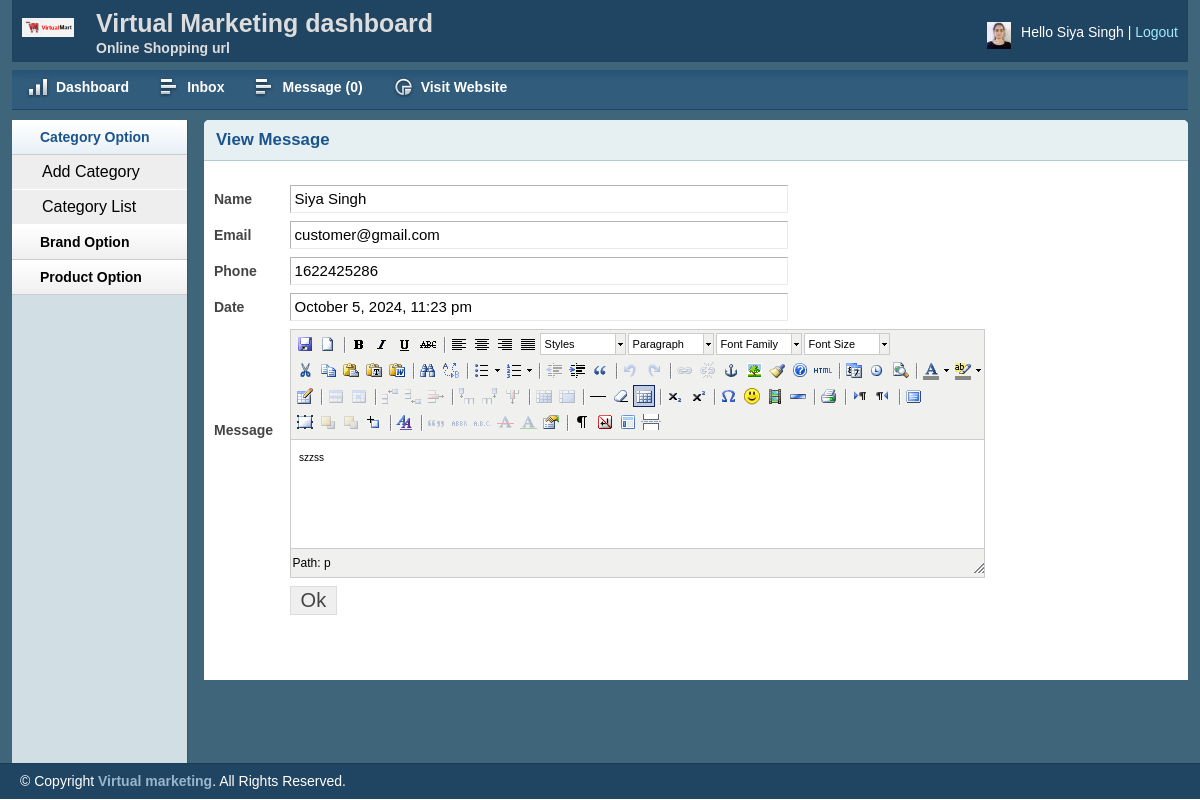
Page /admin/viewmsg.php?msgid=2 (signed in) on the committed database.
### tables this page shows
CREATE TABLE `tbl_contact` (
  `id` int(11) NOT NULL,
  `name` varchar(255) NOT NULL,
  `email` varchar(255) NOT NULL,
  `contact` varchar(255) NOT NULL,
  `message` text NOT NULL,
  `status` int(11) NOT NULL DEFAULT '0',
  `date` timestamp NOT NULL DEFAULT CURRENT_TIMESTAMP
);

### lib/Database.php (called while the page is built, shortened)
<?php
Class Database{
 public $host   = DB_HOST;
 public $user   = DB_USER;
 public $pass   = DB_PASS;
 public $dbname = DB_NAME;
 public $link;
private function connectDB(){
 $this->link = new mysqli($this->host, $this->user, $this->pass,
  $this->dbname);
 }
public function select($query){
  $result = $this->link->query($query) or
   die($this->link->error.__LINE__);
  if($result->num_rows > 0){
    return $result;
  } else {
    return false;
  }
 }
}

### helpers/Formate.php (called while the page is built, shortened)
<?php
class Format{
 public function formatDate($date){
  return date('F j, Y, g:i a', strtotime($date));
 }
}
?>

### admin/viewmsg.php (the view, shortened to what this page needs)
<?php include 'inc/header.php'; ?>
<?php include 'inc/sidebar.php'; ?>
<?php
if (!isset($_GET['msgid']) || $_GET['msgid'] == NULL) {
   echo "<script>window.location='inbox.php';</script>";
} else {
    $id = $_GET['msgid'];
}
 ?>
        <div class="grid_10">
            <div class="box round first grid">
                <h2>View Message</h2>
                <div class="block">
                 <form action="" method="post" >
             <?php
            $query = "select * from tbl_contact where id='$id'";
            $msg = $db->select($query);
            if ($msg) {
            while ($result = $msg->fetch_assoc()) {
           ?>
                    <table class="form">
                <tr>
                    <td>
                        <label>Name</label>
                    </td>
                    <td>
                        <input type="text" readonly value="<?php echo $result['name'];?>" class="medium" />
                    </td>
                </tr>
                        <tr>
                            <td>
                                <label>Email</label>
                            </td>
                            <td>
                                <input type="text" readonly value="<?php echo $result['email'];?>" class="medium" />
                            </td>
                        </tr>
                        <tr>
                            <td>
                                <label>Phone</label>
                            </td>
                            <td>
                                <input type="text" readonly value="<?php echo $result['contact'];?>" class="medium" />
                            </td>
                        </tr>
                        <tr>
                            <td>
                                <label>Date</label>
                            </td>
                            <td>
                                <input type="text" readonly value="<?php echo $fm->formatDate($result['date']);?>" class="medium" />
                            </td>
                        </tr>
                        <tr>
                            <td>
                                <label>Message</label>
                            </td>
                            <td>
                            </td>
                        </tr>
                        <tr>
                            <td></td>
                            <td>
                                <input type="submit" name="submit" Value="Ok" />
                            </td>
                        </tr>
                    </table>
                    <?php } } ?>
                    </form>
                </div>
            </div>
        </div>
 <?php include 'inc/footer.php'; ?>

### admin/css/text.css (style rules this page uses)
body { font: 13px/1.5 Tahoma, Helvetica, Arial, 'Liberation Sans', FreeSans, sans-serif; }
h2 { font-size: 23px; }
p, dl, hr, h1, h2, h3, h4, h5, h6, ol, ul, pre, table, address, fieldset { margin-bottom: 20px; }

### admin/css/grid.css (style rules this page uses)
.grid_1, .grid_2, .grid_3, .grid_4, .grid_5, .grid_6, .grid_7, .grid_8, .grid_9, .grid_10, .grid_11, .grid_12, .grid_13, .grid_14, .grid_15, .grid_16 { display: inline; float: left; margin-left: 1%; margin-right: 1%; }
.container_12 .grid_10 { width: 81.333%; }

### admin/css/layout.css (style rules this page uses)
body { background: #fff none repeat scroll 0 0; color: #444; font-size: 14px; padding: 0; }
h1, h2, h3, h4, h5, h6 { line-height:1.2em; margin-bottom:.3em; }
h2 { margin-top:1em; }
.box { background:#fff; margin-bottom:20px; padding:10px 10px 10px 10px; margin-left:-8px; }
.box.grid { padding-bottom:40px; }
.box.round { -moz-border-radius: 5px 5px 0px 0px; -webkit-border-radius: 5px 5px 0px 0px; border-radius: 5px 5px 0px 0px; }
.box h2 { font-size:1.2em; font-weight:bold; color:#1B548D; background:#E6F0F3; margin:-10px -10px 0 -10px; padding:10px 12px; border-bottom:1px solid #B3CBD6; -moz-border-radius: 5px 5px 0px 0px; -webkit-border-radius: 5px 5px 0px 0px; border-radius: 5px 5px 0px 0px; }
.box.first { min-height: 406px; }
.block { padding-top:20px; }
table.form { width:100%; }
table.form td { padding:4px 0px; }
table.form label { font-weight:bold; }
table.form input, table.form select { font-size: 15px; padding: 4px 4px 5px 4px; border-top: 1px solid #b3b3b3; border-left: 1px solid #b3b3b3; border-right: 1px solid #eaeaea; border-bottom: 1px solid #eaeaea; }
table.form input[type="submit"] { border: 1px solid #ddd; color: #444; cursor: pointer; font-size: 20px; padding: 2px 10px; }
input.medium { width: 55%; }
.block { padding-bottom:1px; }

### admin/js/tiny-mce/themes/advanced/skins/default/content.css (style rules this page uses)
body, td, pre { color:#000; font-family:Verdana, Arial, Helvetica, sans-serif; font-size:10px; margin:8px; }
body { background:#FFF; }
h2 { font-size: 1.5em }
table, img, hr, .mceItemAnchor { cursor:default }
table td, table th { cursor:text }

### rows in the picture
tbl_contact: name "Siya Singh", email "customer@gmail.com", contact "1622425286", date "October 5, 2024, 11:23 pm"
